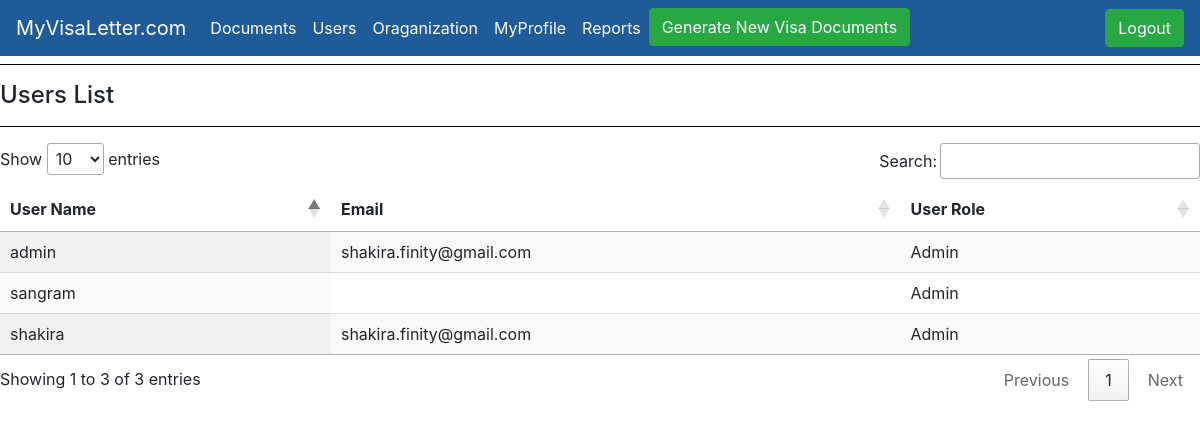
/users (signed in), run on an earlier commit of the app's database.
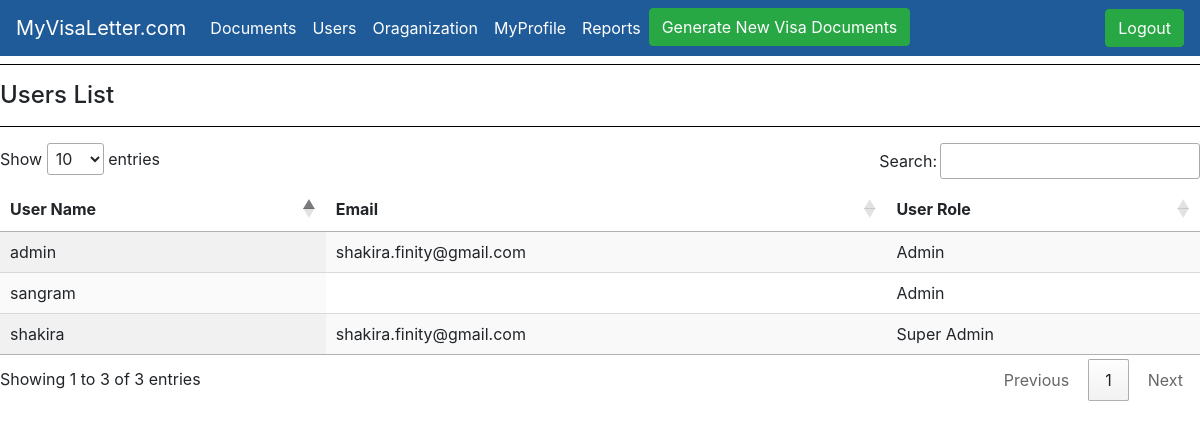
And on a later commit of the database.
### generateletter/models.py (models this page shows)
class CustomUserM(AbstractUser):
    SUPER_ADMIN = 1
    ADMIN = 2
    ROLE_CHOICES = (
      (ADMIN,'admin'),
      (SUPER_ADMIN,'super_admin')
    )
    user_role = models.PositiveSmallIntegerField(choices=ROLE_CHOICES,default=ADMIN)

### generateletter/views.py (the view)
# urls.py: path("users", views.users, name="users"),
def users(request):
    user_role=request.user.user_role
    user_list = CustomUserM.objects.all()
    user_dict = {'userlist':user_list,'user_role':user_role}
    return render(request,'generateletter/userlist.html', user_dict)

### templates/generateletter/userlist.html (shortened to what this page needs)
{% extends 'generateletter/base.html' %}
{% load static %}
{% block stylesheet %}
<link rel="stylesheet" type="text/css" href="https://cdn.datatables.net/1.10.20/css/jquery.dataTables.css">
{% endblock stylesheet %}
{% block content %}
<hr>
                 <h4>Users List</h4>
                <hr>
                <div>
                     {% if userlist %}
                         <table id="test_table" class="display" style="width:100%">
                            <thead>
                                <tr>
                                    <th>User Name</th>
                                    <th>Email</th>
                                    <th>User Role </th>
                                </tr>
                                </thead>
                                <tbody>
                                        {% for person in userlist %}
                                 <tr>
                                   <td>{{ person.username}}</td>
                                   <td>{{ person.email}}</td>
                                   <td class="text">
                                    {% if person.user_role == 1 %}
                                    Super Admin
                                    {% else %}
                                    Admin
                                    {% endif %}
                                </td>
                                </tr>
                                {% endfor %}
                            </tbody>
                    </table>
                {% endif %}
                </div>
{% endblock %}

What changed in the data, as far as the page shows it:
changed CustomUserM "shakira": user_role "Admin" → "Super Admin"
